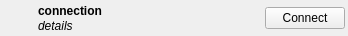
<?xml version="1.0" encoding="UTF-8"?>
<ui version="4.0">
 <class>ConnectionItem</class>
 <widget class="QWidget" name="ConnectionItem">
  <property name="geometry">
   <rect>
    <x>0</x>
    <y>0</y>
    <width>348</width>
    <height>36</height>
   </rect>
  </property>
  <property name="minimumSize">
   <size>
    <width>0</width>
    <height>36</height>
   </size>
  </property>
  <property name="maximumSize">
   <size>
    <width>16777215</width>
    <height>38</height>
   </size>
  </property>
  <property name="windowTitle">
   <string>ConnectionItem</string>
  </property>
  <layout class="QGridLayout" name="gridLayout">
   <property name="margin">
    <number>0</number>
   </property>
   <property name="spacing">
    <number>0</number>
   </property>
   <item row="0" column="0">
    <layout class="QHBoxLayout" name="mainLayout" stretch="0,1,0">
     <property name="spacing">
      <number>3</number>
     </property>
     <property name="leftMargin">
      <number>3</number>
     </property>
     <property name="rightMargin">
      <number>3</number>
     </property>
     <item>
      <widget class="QLabel" name="icon">
       <property name="minimumSize">
        <size>
         <width>32</width>
         <height>32</height>
        </size>
       </property>
       <property name="maximumSize">
        <size>
         <width>32</width>
         <height>32</height>
        </size>
       </property>
       <property name="text">
        <string notr="true"/>
       </property>
       <property name="scaledContents">
        <bool>true</bool>
       </property>
      </widget>
     </item>
     <item>
      <layout class="QVBoxLayout" name="verticalLayout">
       <property name="spacing">
        <number>0</number>
       </property>
       <property name="topMargin">
        <number>3</number>
       </property>
       <property name="bottomMargin">
        <number>3</number>
       </property>
       <item>
        <widget class="QLabel" name="name">
         <property name="font">
          <font>
           <weight>75</weight>
           <bold>true</bold>
          </font>
         </property>
         <property name="text">
          <string notr="true">connection</string>
         </property>
        </widget>
       </item>
       <item>
        <widget class="QLabel" name="details">
         <property name="font">
          <font>
           <italic>true</italic>
          </font>
         </property>
         <property name="text">
          <string notr="true">details</string>
         </property>
        </widget>
       </item>
      </layout>
     </item>
     <item>
      <widget class="QWidget" name="widget" native="true">
       <property name="sizePolicy">
        <sizepolicy hsizetype="Fixed" vsizetype="Preferred">
         <horstretch>0</horstretch>
         <verstretch>0</verstretch>
        </sizepolicy>
       </property>
       <layout class="QGridLayout" name="gridLayout_2">
        <property name="margin">
         <number>0</number>
        </property>
        <property name="spacing">
         <number>0</number>
        </property>
        <item row="0" column="0">
         <widget class="QPushButton" name="button">
          <property name="text">
           <string>Connect</string>
          </property>
         </widget>
        </item>
       </layout>
      </widget>
     </item>
    </layout>
   </item>
  </layout>
 </widget>
 <resources/>
 <connections/>
</ui>
